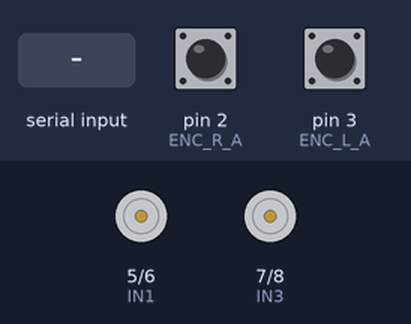
Bench run of a sketch on a simulated Arduino Uno, built with avr-gcc and run on an emulated ATmega328P. Parts: motor-driver pin pairs drawn as motors (green arrow = first pin HIGH = forward, orange = second pin HIGH = backward, longer = more drive, scaled by the enable pin). Inputs (shaded band) come from the test bench; at power-on: pin 2 (ENC_R_A) HIGH, pin 3 (ENC_L_A) HIGH. What the sketch prints to the serial monitor is not drawn.

Above: at 1.2 s.
1.3 s: "90,45\n" received over Serial
At 1.7 s:
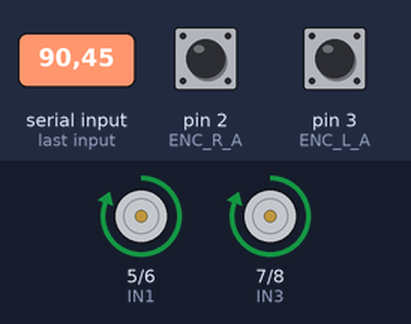
2.8 s: "1,90\n" received over Serial
At 4.0 s:
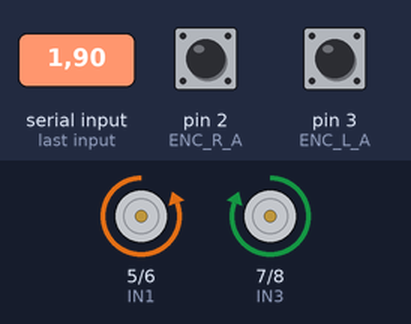
4.3 s: "30,150\n" received over Serial
At 5.2 s:
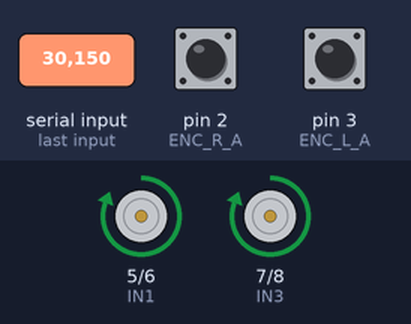
5.8 s: "1,90,45\n" received over Serial
At 6.4 s:
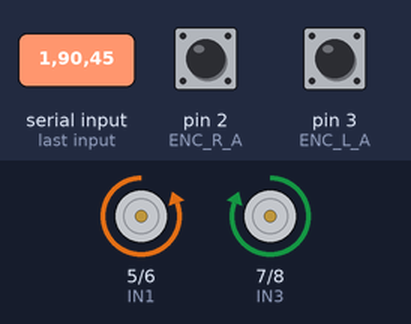
Timing chart, 0 to 8.3 s (numbered marks = the images above; inputs shaded):
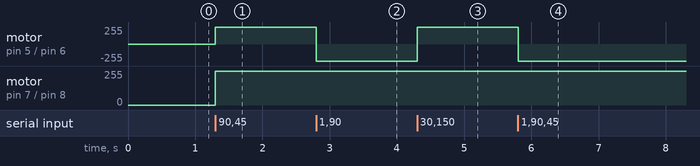

The sketch:

vel_cmd_ros2.ino
```cpp
/*
 * ROS 2 Serial Bridge Firmware (Dumb Driver - Motor Only)
 * Capabilities:
 * - Differential Drive Control (PID + Encoders)
 * - Protocol: CSV over Serial @ 115200 baud
 * * OUT (To Pi): "L_TICKS,R_TICKS"
 * * IN (From Pi): "linear_x,angular_z" (e.g., "0.5,-0.1")
 */

// No external libraries needed for basics!

/* ================= CONFIGURATION ================= */

#define CONTROL_RATE_MS  50    // 20Hz Update Rate
#define PWM_MAX          255
#define WHEEL_BASE       0.245
#define TICKS_PER_METER  981.5

// *** MOTOR DIRECTION CONFIG ***
// Adjust these to make the robot drive straight and forward
#define INVERT_L false
#define INVERT_R false

// Pins
#define ENC_L_A 3
#define ENC_L_B 12
#define ENC_R_A 2
#define ENC_R_B 11
#define ENA 9
#define IN1 5
#define IN2 6
#define ENB 10
#define IN3 7
#define IN4 8

/* ================= PID & STATE ================= */

struct PID {
  float kp; float ki; float kd;
  float integral; float prev_err; float max_integral;
};

// Tunings
PID pidL = {100.0, 0.1, 0.0, 0.0, 0.0, 50.0};
PID pidR = {100.0, 0.1, 0.0, 0.0, 0.0, 50.0};

volatile int32_t enc_ticks_L = 0;
volatile int32_t enc_ticks_R = 0;
float target_vL = 0, target_vR = 0;

/* ================= INTERRUPTS ================= */

void isrLeft() {
  int val = digitalRead(ENC_L_B);
  if (INVERT_L) enc_ticks_L += val ? 1 : -1;
  else          enc_ticks_L += val ? -1 : 1;
}

void isrRight() {
  int val = digitalRead(ENC_R_B);
  if (INVERT_R) enc_ticks_R += val ? -1 : 1;
  else          enc_ticks_R += val ? 1 : -1;
}

/* ================= PID LOGIC ================= */

int pidUpdate(PID &pid, float target, float measured, float dt) {
  float err = target - measured;
  pid.integral += err * dt;
  pid.integral = constrain(pid.integral, -pid.max_integral, pid.max_integral);
  float deriv = (err - pid.prev_err) / dt;
  pid.prev_err = err;
  return constrain((int)(pid.kp * err + pid.ki * pid.integral + pid.kd * deriv), -PWM_MAX, PWM_MAX);
}

void setMotor(int pwm, int en, int inA, int inB) {
  if (pwm > 0) {
    digitalWrite(inA, HIGH); digitalWrite(inB, LOW); analogWrite(en, pwm);
  } else if (pwm < 0) {
    digitalWrite(inA, LOW); digitalWrite(inB, HIGH); analogWrite(en, -pwm);
  } else {
    digitalWrite(inA, LOW); digitalWrite(inB, LOW); analogWrite(en, 0);
  }
}

/* ================= SERIAL PARSER (INPUT) ================= */

void checkSerial() {
  if (Serial.available() > 0) {
    String input = Serial.readStringUntil('\n');
    int commaIndex = input.indexOf(',');

    if (commaIndex != -1) {
      String v_str = input.substring(0, commaIndex);
      String w_str = input.substring(commaIndex + 1);

      float v = v_str.toFloat();
      float w = w_str.toFloat();

      // Calculate individual wheel targets
      target_vL = v - (w * WHEEL_BASE / 2.0);
      target_vR = v + (w * WHEEL_BASE / 2.0);
    }
  }
}

/* ================= SETUP ================= */

void setup() {
  // 1. Init Serial (Fast baud rate for data stream)
  Serial.begin(115200);

  // 2. Init Pins
  pinMode(ENA, OUTPUT); pinMode(IN1, OUTPUT); pinMode(IN2, OUTPUT);
  pinMode(ENB, OUTPUT); pinMode(IN3, OUTPUT); pinMode(IN4, OUTPUT);
  pinMode(ENC_L_A, INPUT_PULLUP); pinMode(ENC_L_B, INPUT_PULLUP);
  pinMode(ENC_R_A, INPUT_PULLUP); pinMode(ENC_R_B, INPUT_PULLUP);

  attachInterrupt(digitalPinToInterrupt(ENC_L_A), isrLeft, RISING);
  attachInterrupt(digitalPinToInterrupt(ENC_R_A), isrRight, RISING);
}

/* ================= MAIN LOOP ================= */

void loop() {
  static unsigned long lastTime = 0;
  unsigned long now = millis();

  // 1. Always check for new commands
  checkSerial();

  // 2. Run Control Loop at 20Hz (50ms)
  if (now - lastTime >= CONTROL_RATE_MS) {
    float dt = (now - lastTime) / 1000.0;
    lastTime = now;

    // --- ENCODER READ ---
    long currTicksL, currTicksR;
    noInterrupts();
    currTicksL = enc_ticks_L;
    currTicksR = enc_ticks_R;
    interrupts();

    // --- SEND DATA TO PI (CSV) ---
    // Protocol: L_TICKS, R_TICKS
    // Force 16-bit wrap-around so Python handles it correctly
    Serial.print((int16_t)currTicksL); Serial.print(",");
    Serial.println((int16_t)currTicksR);

    // --- PID MOTOR CONTROL ---

    // Calculate Velocity
    static long prevTicksL = 0, prevTicksR = 0;
    float velL = (currTicksL - prevTicksL) / TICKS_PER_METER / dt;
    float velR = (currTicksR - prevTicksR) / TICKS_PER_METER / dt;
    prevTicksL = currTicksL; prevTicksR = currTicksR;

    int pwmL = 0, pwmR = 0;

    // Silence Motors at Zero Target
    if (abs(target_vL) < 0.001 && abs(target_vR) < 0.001) {
      pidL.integral = 0; pidR.integral = 0;
      pidL.prev_err = 0; pidR.prev_err = 0;
    } else {
      pwmL = pidUpdate(pidL, target_vL, velL, dt);
      pwmR = pidUpdate(pidR, target_vR, velR, dt);

      // Motor Inversion Logic
      if (INVERT_L) pwmL = -pwmL;
      if (INVERT_R) pwmR = -pwmR;
    }

    setMotor(pwmL, ENA, IN1, IN2);
    setMotor(pwmR, ENB, IN3, IN4);
  }
}
```

Measured:
- after the input at 1.3 s, motor on pin 5 (IN1) / pin 6 (IN2), motor on pin 7 (IN3) / pin 8 (IN4): stopped → forward 255/255 at once
- after the input at 2.8 s, motor on pin 5 (IN1) / pin 6 (IN2): forward 255/255 → backward 255/255 at once
- after the input at 4.3 s, motor on pin 5 (IN1) / pin 6 (IN2): backward 255/255 → forward 255/255 at once
- after the input at 5.8 s, motor on pin 5 (IN1) / pin 6 (IN2): forward 255/255 → backward 255/255 at once
